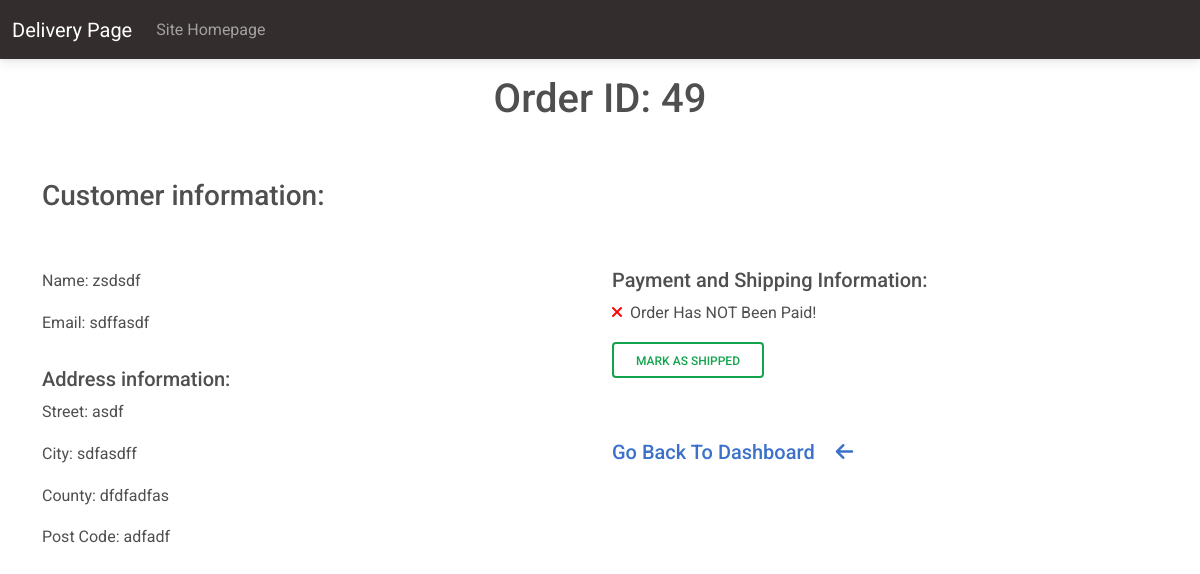
The app's page /cafe/orders/49/ (signed in) with its own data.
### customer/models.py (models this page shows, shortened)
class OrderModel(models.Model):
    created_on = models.DateTimeField(auto_now_add=True)
    price = models.DecimalField(max_digits=7, decimal_places=2)
    items = models.ManyToManyField('MenuItem', related_name='order', blank=True)
    name = models.CharField(max_length=50, blank=True)
    email = models.CharField(max_length=50, blank=True)
    street = models.CharField(max_length=50, blank=True)
    city = models.CharField(max_length=50, blank=True)
    county = models.CharField(max_length=15, blank=True)
    post_code = models.CharField(max_length=15, blank=True, null=True)
    is_paid = models.BooleanField(default=False)
    is_shipped = models.BooleanField(default=False)

### cafe/views.py (the view, shortened to what this page needs)
# urls.py: path('orders/<int:pk>/', OrderDetails.as_view(), name='order-details')
class OrderDetails(LoginRequiredMixin, UserPassesTestMixin, View):
    def get(self, request, pk, *args, **kwargs):
        order = OrderModel.objects.get(pk=pk)
        context = {
            'order': order
        }
        return render(request, 'cafe/order-details.html', context)
    def test_func(self):
        return self.request.user.groups.filter(name='Staff').exists()

### cafe/templates/cafe/order-details.html (shortened to what this page needs)
{% extends 'cafe/base.html' %}
{% block content %}
<div class="container">
    <div class="row justify-content-center">
        <div class="col-md-6 col-sm-12 text-center mt-3">
            <h1>Order ID: {{ order.pk }}</h1>
        </div>
    </div>
    <div class="row justify-content-center">
        <div class="col-md-12 com-sm-12 mt-5">
            <h3>Customer information: </h3>
        </div>
    </div>
    <div class="row justify-content-center">
        <div class="col-md-6 com-sm-12 mt-5">
            <p><span style="font-weight: 400;">Name:</span> {{ order.name }}</p>
            <p><span style="font-weight: 400;">Email:</span> {{ order.email }}</p>
            <h5 class="pt-3">Address information:</h5>
            <p><span style="font-weight: 400;">Street:</span> {{ order.street }}</p>
            <p><span style="font-weight: 400;">City:</span> {{ order.city }}</p>
            <p><span style="font-weight: 400;">County:</span> {{ order.county }}</p>
            <p><span style="font-weight: 400;">Post Code:</span> {{ order.post_code }}</p>
        </div>
        <div class='col-md-6 col-sm-12 mt-5'>
            <h5>Payment and Shipping Information:</h5>
            {% if order.is_paid %}
                <p><i style='color: green;' class='fas fa-check'></i><span class='ps-2'>Order Has Been Paid!</span></p>
            {% else %}
                <p><i style='color: red;' class='fas fa-times'></i><span class='ps-2'>Order Has NOT Been Paid!</span></p>
            {% endif %}
	        {% if order.is_shipped %}
    	        <p><i style='color: green;' class='fas fa-check'></i><span class='ps-2'>Order Has Been Shipped!</span></p>
        	{% else %}
                <form method='POST'>
                    <button type='submit' class='btn btn-outline-success'>Mark As Shipped</button>
                <form>
            {% endif %}
            <p>
            <a href='{% url "dashboard" %}'><h5>Go Back To Dashboard
                <i class='fa-solid fa-arrow-left ms-3 pt-5'></i></h5>
            </a>
            </p>
        </div>
    </div>
</div>
{% endblock content%}

### records on screen
OrderModel: pk "49", name "zsdsdf", email "sdffasdf", street "asdf", city "sdfasdff", county "dfdfadfas", post_code "adfadf"
